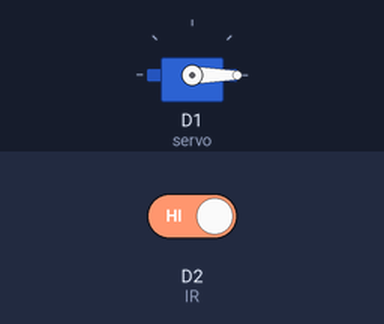
Recording of a sketch running on a simulated ESP8266 (NodeMCU). Parts: servo. The inputs (shaded band) are chosen by the test bench; at power-on: D2 (IR) HIGH.

Above: at 0.05 s.
Timing chart, 0 to 4.6 s (numbered marks = the images above):
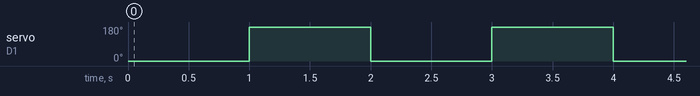

Measured:
- by itself, servo on D1 (servo): alternates 180° for 1.0 s and 0° for 1.0 s

The sketch:

test_only_servo.ino
```cpp
#include <Servo.h>
#define IR D2
Servo servo;
bool ir;

void setup() {

pinMode(IR,INPUT);

servo.attach(D1);//D1
servo.write(0);


}

void loop() {
  ir = digitalRead(IR);

  servo.write(0);
  delay(1000);
  servo.write(180);
   delay(1000);


}
```
